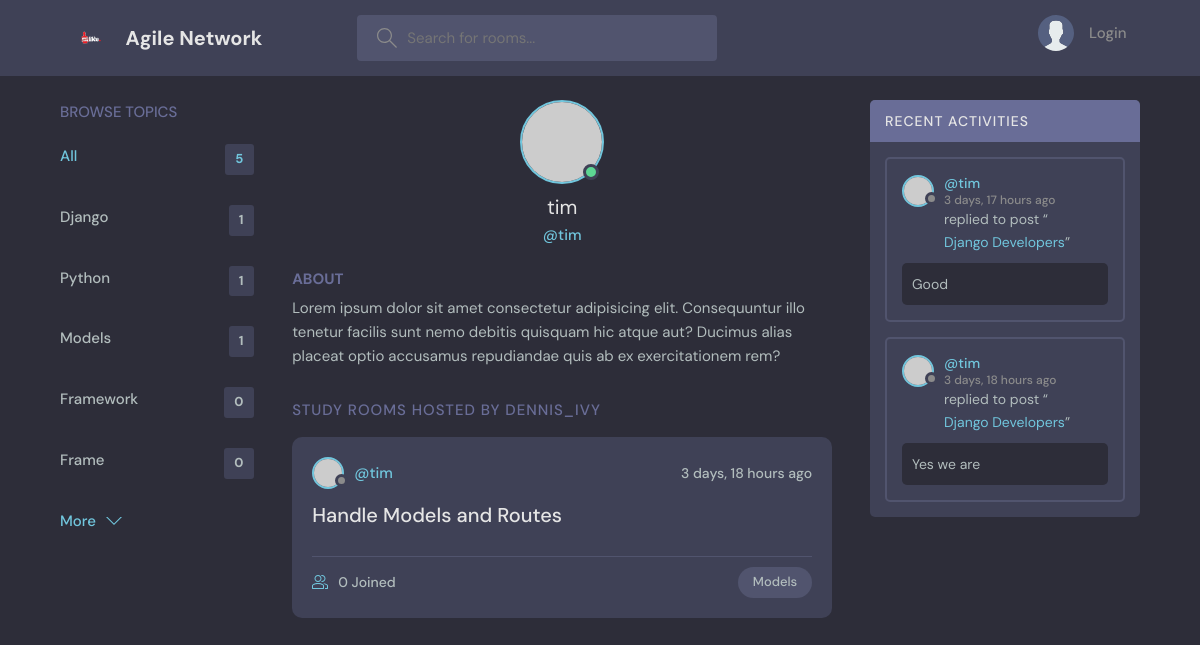
Screenshot of /profile/3/ with the database file from the repository.
### base/models.py (models this page shows, shortened)
class Topic(models.Model):
    name = models.CharField(max_length=200)

class Room(models.Model):
    host = models.ForeignKey(User, on_delete=models.SET_NULL, null=True)
    topic = models.ForeignKey(Topic, on_delete=models.SET_NULL, null=True)
    name = models.CharField(max_length=200)
    description = models.TextField(null=True, blank=True)
    participants = models.ManyToManyField(User, related_name='participants', blank=True)
    updated = models.DateTimeField(auto_now=True)
    created = models.DateTimeField(auto_now_add=True)
    class Meta:
        ordering = ['-updated', '-created']
    def __str__(self):
        return self.name

class Message(models.Model):
    user = models.ForeignKey(User, on_delete=models.CASCADE)
    room = models.ForeignKey(Room, on_delete=models.CASCADE)
    body = models.TextField()
    updated = models.DateTimeField(auto_now=True)
    created = models.DateTimeField(auto_now_add=True)
    class Meta:
        ordering = ['-updated', '-created']

### base/views.py (the view)
# urls.py: path('profile/<str:pk>/', views.UserProfile, name='user-profile'),
def UserProfile(request, pk):
    user = User.objects.get(id=pk)
    rooms = user.room_set.all()
    room_messages = user.message_set.all()
    topics = Topic.objects.all()
    context = {'user': user, 'rooms': rooms, 'room_messages': room_messages, 'topics': topics}
    return render(request, 'base/profile.html', context)

### base/templates/base/profile.html (shortened to what this page needs)
{% extends 'main.html' %}
{% block content %}
  <main class="profile-page layout layout--3">
    <div class="container">
      {% include 'base/topics.html' %}
      <div class="roomList">
        <div class="profile">
          <div class="profile__avatar">
            <div class="avatar avatar--large active">
              <img src="https://randomuser.me/api/portraits/men/11.jpg" />
            </div>
          </div>
          <div class="profile__info">
            <h3>{{user.username}}</h3>
            <p>@{{user.username}}</p>
          </div>
          <div class="profile__about">
            <h3>About</h3>
            <p>
              Lorem ipsum dolor sit amet consectetur adipisicing elit. Consequuntur illo tenetur
              facilis sunt nemo debitis quisquam hic atque aut? Ducimus alias placeat optio
              accusamus repudiandae quis ab ex exercitationem rem?
            </p>
          </div>
        </div>
        <div class="roomList__header">
          <div>
            <h2>Study Rooms Hosted by dennis_ivy</a>
            </h2>
          </div>
        </div>
        {% include 'base/feeds.html' %}
      </div>
      {% include 'base/activities.html' %}
    </div>
  </main>
{% endblock content %}

### base/templates/base/topics.html
<div class="topics">
    <div class="topics__header">
      <h2>Browse Topics</h2>
    </div>
    <ul class="topics__list">
      <li>
        <a href="{% url 'home' %}" class="active">All <span>{{topics.count}}</span></a>
      </li>
      {% for topic in topics %}
      <li>
        <a href="{% url 'home' %}?q={{topic.name}}">{{topic.name}} <span>{{topic.room_set.all.count}}</span></a>
      </li>
      {% endfor %}
    </ul>
    <a class="btn btn--link" href="{% url 'topics' %}">
      More
      <svg version="1.1" xmlns="http://www.w3.org/2000/svg" width="32" height="32" viewBox="0 0 32 32">
        <title>chevron-down</title>
        <path d="M16 21l-13-13h-3l16 16 16-16h-3l-13 13z"></path>
      </svg>
    </a>
  </div>

### base/templates/base/feeds.html (shortened to what this page needs)
{% for room in rooms %}
<div class="roomListRoom">
    <div class="roomListRoom__header">
      <a href="{% url 'user-profile' room.host.id %}" class="roomListRoom__author">
        <div class="avatar avatar--small">
          <img src="https://randomuser.me/api/portraits/women/11.jpg" />
        </div>
        <span>@{{room.host.username}}</span>
      </a>
      <div class="roomListRoom__actions">
        <span>{{room.created | timesince}} ago</span>
      </div>
    </div>
    <div class="roomListRoom__content">
      <a href="{% url 'room' room.id %}">{{room.name}}</a>
    </div>
    <div class="roomListRoom__meta">
      <a href="{% url 'room' room.id %}" class="roomListRoom__joined">
        {{room.participants.all.count}} Joined
      </a>
      <p class="roomListRoom__topic">{{room.topic.name}}</p>
    </div>
  </div>
{% endfor %}

### base/templates/base/activities.html (shortened to what this page needs)
<div class="activities">
    <div class="activities__header">
      <h2>Recent Activities</h2>
    </div>
    {% for message in room_messages %}
    <div class="activities__box">
      <div class="activities__boxHeader roomListRoom__header">
        <a href="{% url 'user-profile' message.user.id %}" class="roomListRoom__author">
          <div class="avatar avatar--small">
            <img src="https://randomuser.me/api/portraits/women/11.jpg" />
          </div>
          <p>
            @{{message.user}}
            <span>{{message.created | timesince}} ago</span>
          </p>
        </a>
      </div>
      <div class="activities__boxContent">
        <p>replied to post “<a href="{% url 'room' message.room.id %}">{{message.room}}</a>”</p>
        <div class="activities__boxRoomContent">
          {{message.body}}
        </div>
      </div>
    </div>
    {% endfor %}
  </div>

### rows the page displays
Topic: name "Django", room_set.all.count "1"
Topic: name "Python", room_set.all.count "1"
Topic: name "Models", room_set.all.count "1"
Topic: name "Framework", room_set.all.count "0"
Topic: name "Frame", room_set.all.count "0"
Room: host.username "tim", created "3 days, 18 hours", name "Handle Models and Routes", participants.all.count "0", topic.name "Models"
Message: user "tim", created "3 days, 17 hours", room "Django Developers", body "Good"
Message: user "tim", created "3 days, 18 hours", room "Django Developers", body "Yes we are"

### other values shown
{{ topics.count }} "5"
{{ user.username }} "tim"
